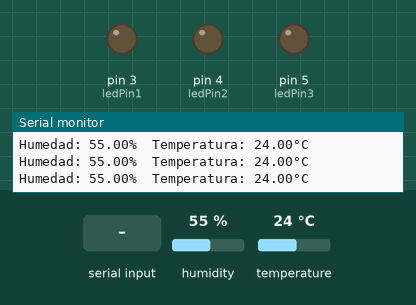
A sketch run on a simulated Arduino Uno, built with avr-gcc and run on an emulated ATmega328P. Parts: output pins drawn as LEDs (lit = HIGH), the last lines printed to the serial monitor. Inputs (shaded band) come from the test bench; at power-on: humidity 55 %, temperature 24 °C.

Above: at 2.8 s.
2.9 s: "1" received over the second serial link
At 3.7 s:
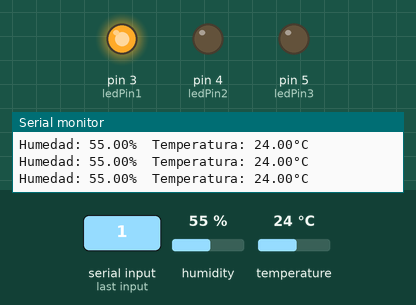
4.5 s: "2" received over the second serial link
At 6.2 s:
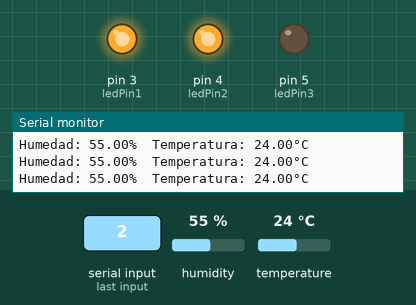
6.5 s: "3" received over the second serial link
At 7.4 s:
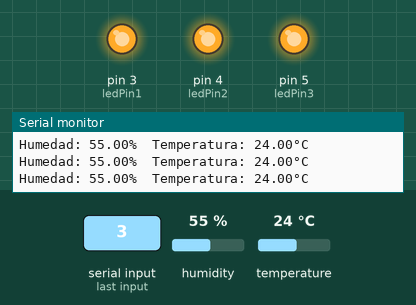
8.6 s: "1" received over the second serial link
At 9.9 s:
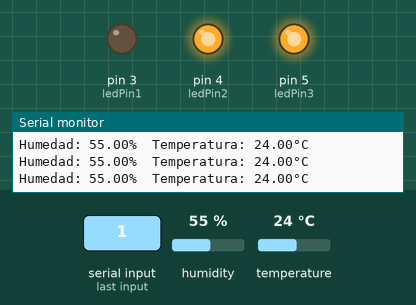
10.6 s: "2" received over the second serial link
At 12.3 s:
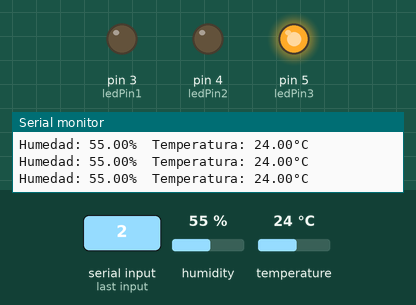
Timing chart, 0 to 13.6 s (numbered marks = the images above; inputs shaded):
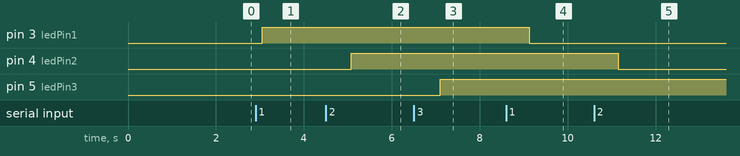

Measured:
- after the input at 2.9 s, pin 3 (ledPin1): LOW → HIGH after 0.15 s
- after the input at 4.5 s, pin 4 (ledPin2): LOW → HIGH after 0.58 s
- after the input at 6.5 s, pin 5 (ledPin3): LOW → HIGH after 0.60 s
- after the input at 8.6 s, pin 3 (ledPin1): HIGH → LOW after 0.53 s
- after the input at 10.6 s, pin 4 (ledPin2): HIGH → LOW after 0.55 s

The sketch:

Arduino1.ino
```cpp
#include <SoftwareSerial.h>
#include <DHT.h>

#define DHTPIN 2       // Pin al que está conectado el sensor DHT11
#define DHTTYPE DHT11  // Tipo de sensor DHT que estás usando

DHT dht(DHTPIN, DHTTYPE);

// Define los pines de los LEDs
const int ledPin1 = 3;
const int ledPin2 = 4;
const int ledPin3 = 5;

// Configura los pines RX y TX del módulo Bluetooth
const int bluetoothTx = 10;
const int bluetoothRx = 11;

// Inicializa la biblioteca SoftwareSerial para la comunicación Bluetooth
SoftwareSerial bluetooth(bluetoothTx, bluetoothRx);

void sensorDHT11() {
  float h = dht.readHumidity();     // Lee la humedad relativa
  float t = dht.readTemperature();  // Lee la temperatura en grados Celsius

  if (isnan(h) || isnan(t)) {
    Serial.println("Error al leer del sensor DHT");
    return;
  }
  // aqui se agrega para enviar por Bluetooth los datos en lugar de solo imprimirlos en consola.
  Serial.print("Humedad: ");
  Serial.print(h);
  Serial.print("%\t");
  Serial.print("Temperatura: ");
  Serial.print(t);
  Serial.println("°C");
}

void Bluetooth() {
  // Comprueba si hay datos disponibles para leer desde el Bluetooth
  if (bluetooth.available()) {
    char receivedChar = bluetooth.read();  // Lee el carácter recibido

    // Enciende o apaga el LED correspondiente según el carácter recibido
    switch (receivedChar) {
      case '1':
        digitalWrite(ledPin1, !digitalRead(ledPin1));
        break;
      case '2':
        digitalWrite(ledPin2, !digitalRead(ledPin2));
        break;
      case '3':
        digitalWrite(ledPin3, !digitalRead(ledPin3));
        break;
      default:
        // No hace nada si se recibe un carácter no reconocido
        break;
    }
  }
}

void setup() {
  // Configura los pines de los LEDs como salidas
  pinMode(ledPin1, OUTPUT);
  pinMode(ledPin2, OUTPUT);
  pinMode(ledPin3, OUTPUT);

  // Inicia la comunicación serial para el Bluetooth a 9600 baudios
  bluetooth.begin(9600);
  Serial.begin(9600);
  dht.begin();
}

void loop() {
  sensorDHT11(); // sensor de humedad y temperatura de la casa
  Bluetooth(); // se reciben datos por Bluetooth
  delay(1000);  // Espera 1 segundos entre mediciones
}
```
